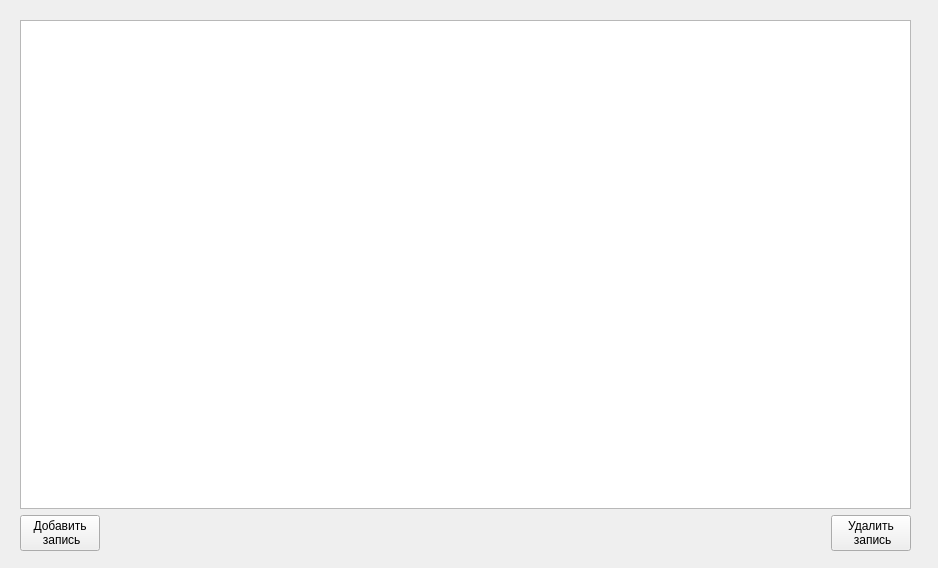
<?xml version="1.0" encoding="UTF-8"?>
<ui version="4.0">
 <class>Administrator</class>
 <widget class="Abstract" name="Administrator">
  <property name="geometry">
   <rect>
    <x>0</x>
    <y>0</y>
    <width>938</width>
    <height>568</height>
   </rect>
  </property>
  <property name="minimumSize">
   <size>
    <width>0</width>
    <height>0</height>
   </size>
  </property>
  <property name="windowTitle">
   <string>Administrator</string>
  </property>
  <widget class="QWidget" name="layoutWidget">
   <property name="geometry">
    <rect>
     <x>20</x>
     <y>20</y>
     <width>891</width>
     <height>531</height>
    </rect>
   </property>
   <layout class="QVBoxLayout" name="verticalLayout">
    <item>
     <widget class="QTableView" name="tableView"/>
    </item>
    <item>
     <layout class="QHBoxLayout" name="horizontalLayout">
      <item>
       <widget class="QPushButton" name="InsertPushButton">
        <property name="styleSheet">
         <string notr="true"/>
        </property>
        <property name="text">
         <string>Добавить 
 запись</string>
        </property>
       </widget>
      </item>
      <item>
       <spacer name="horizontalSpacer">
        <property name="orientation">
         <enum>Qt::Horizontal</enum>
        </property>
        <property name="sizeHint" stdset="0">
         <size>
          <width>40</width>
          <height>20</height>
         </size>
        </property>
       </spacer>
      </item>
      <item>
       <widget class="QPushButton" name="DeletePushButton">
        <property name="styleSheet">
         <string notr="true"/>
        </property>
        <property name="text">
         <string>Удалить 
 запись</string>
        </property>
       </widget>
      </item>
     </layout>
    </item>
   </layout>
  </widget>
 </widget>
 <customwidgets>
  <customwidget>
   <class>Abstract</class>
   <extends>QWidget</extends>
   <header>abstract.h</header>
   <container>1</container>
  </customwidget>
 </customwidgets>
 <resources/>
 <connections/>
</ui>
